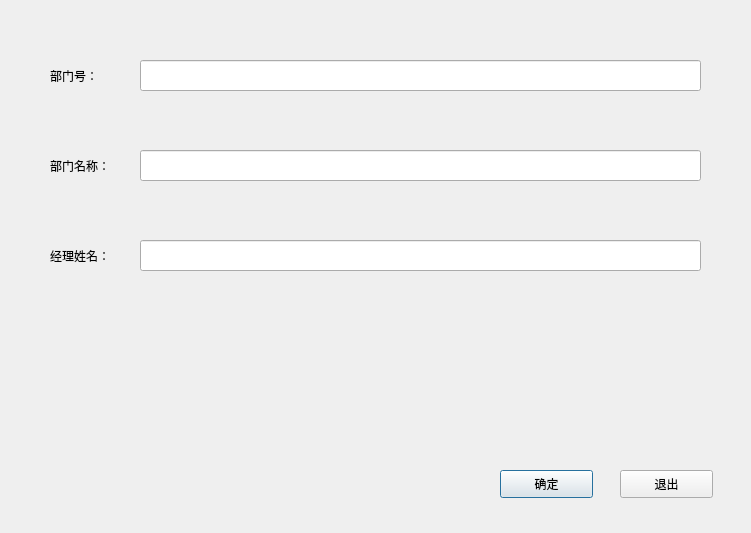
<?xml version="1.0" encoding="UTF-8"?>
<ui version="4.0">
 <class>Dialog</class>
 <widget class="QDialog" name="Dialog">
  <property name="geometry">
   <rect>
    <x>0</x>
    <y>0</y>
    <width>751</width>
    <height>533</height>
   </rect>
  </property>
  <property name="windowTitle">
   <string>添加部门信息</string>
  </property>
  <widget class="QLabel" name="label">
   <property name="geometry">
    <rect>
     <x>50</x>
     <y>60</y>
     <width>101</width>
     <height>31</height>
    </rect>
   </property>
   <property name="text">
    <string>部门号：</string>
   </property>
  </widget>
  <widget class="QLineEdit" name="lineEdit">
   <property name="geometry">
    <rect>
     <x>140</x>
     <y>60</y>
     <width>561</width>
     <height>31</height>
    </rect>
   </property>
  </widget>
  <widget class="QPushButton" name="pushButton">
   <property name="geometry">
    <rect>
     <x>500</x>
     <y>470</y>
     <width>93</width>
     <height>28</height>
    </rect>
   </property>
   <property name="text">
    <string>确定</string>
   </property>
  </widget>
  <widget class="QPushButton" name="pushButton_2">
   <property name="geometry">
    <rect>
     <x>620</x>
     <y>470</y>
     <width>93</width>
     <height>28</height>
    </rect>
   </property>
   <property name="text">
    <string>退出</string>
   </property>
  </widget>
  <widget class="QLineEdit" name="lineEdit_2">
   <property name="geometry">
    <rect>
     <x>140</x>
     <y>150</y>
     <width>561</width>
     <height>31</height>
    </rect>
   </property>
  </widget>
  <widget class="QLabel" name="label_2">
   <property name="geometry">
    <rect>
     <x>50</x>
     <y>150</y>
     <width>101</width>
     <height>31</height>
    </rect>
   </property>
   <property name="text">
    <string>部门名称：</string>
   </property>
  </widget>
  <widget class="QLabel" name="label_3">
   <property name="geometry">
    <rect>
     <x>50</x>
     <y>240</y>
     <width>101</width>
     <height>31</height>
    </rect>
   </property>
   <property name="text">
    <string>经理姓名：</string>
   </property>
  </widget>
  <widget class="QLineEdit" name="lineEdit_3">
   <property name="geometry">
    <rect>
     <x>140</x>
     <y>240</y>
     <width>561</width>
     <height>31</height>
    </rect>
   </property>
  </widget>
  <widget class="QLabel" name="label_6">
   <property name="geometry">
    <rect>
     <x>280</x>
     <y>400</y>
     <width>161</width>
     <height>31</height>
    </rect>
   </property>
   <property name="text">
    <string>&lt;html&gt;&lt;head/&gt;&lt;body&gt;&lt;p align=&quot;center&quot;&gt;&lt;br/&gt;&lt;/p&gt;&lt;/body&gt;&lt;/html&gt;</string>
   </property>
  </widget>
 </widget>
 <resources/>
 <connections/>
</ui>
